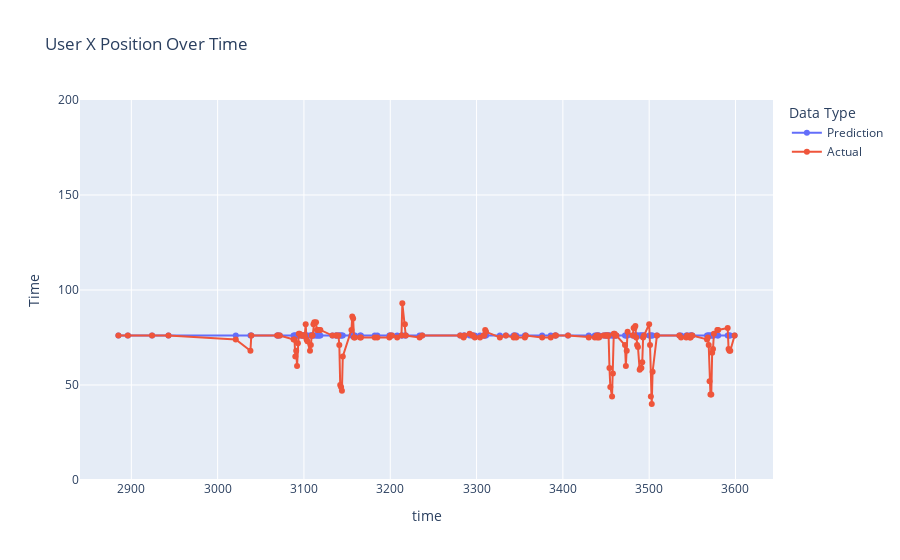
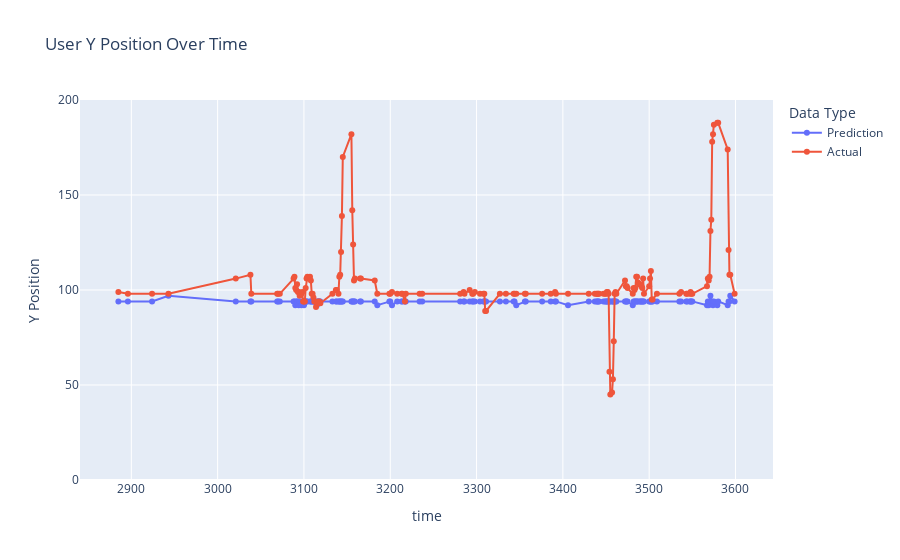

Notebook code cell kept with these figures, in order:
### Code cell
plot_xy_trajectory_submit(subsB, test_case)

### Figure 1 — Plotly figure (JSON) as saved in the notebook; plotly's stock layout.template omitted (floating-point values rounded to 4 significant figures; data arrays with more than 128 entries replaced by an {"elided": "..."} marker saying what was removed)
{"data": [{"hovertemplate": "Data Type=Prediction<br>time=%{x}<br>Time=%{y}<extra></extra>", "legendgroup": "Prediction", "line": {"color": "#636efa", "dash": "solid"}, "marker": {"symbol": "circle"}, "mode": "lines+markers", "name": "Prediction", "orientation": "v", "showlegend": true, "type": "scatter", "x": {"elided": "157 int values"}, "xaxis": "x", "y": {"elided": "157 int values"}, "yaxis": "y"}, {"hovertemplate": "Data Type=Actual<br>time=%{x}<br>Time=%{y}<extra></extra>", "legendgroup": "Actual", "line": {"color": "#EF553B", "dash": "solid"}, "marker": {"symbol": "circle"}, "mode": "lines+markers", "name": "Actual", "orientation": "v", "showlegend": true, "type": "scatter", "x": {"elided": "157 int values"}, "xaxis": "x", "y": {"elided": "157 int values"}, "yaxis": "y"}], "layout": {"legend": {"title": {"text": "Data Type"}, "tracegroupgap": 0}, "title": {"text": "User X Position Over Time"}, "xaxis": {"anchor": "y", "domain": [0, 1], "title": {"text": "time"}}, "yaxis": {"anchor": "x", "domain": [0, 1], "range": [0, 200], "title": {"text": "Time"}}}}

### Figure 2 — Plotly figure (JSON) as saved in the notebook; plotly's stock layout.template omitted (floating-point values rounded to 4 significant figures; data arrays with more than 128 entries replaced by an {"elided": "..."} marker saying what was removed)
{"data": [{"hovertemplate": "Data Type=Prediction<br>time=%{x}<br>Y Position=%{y}<extra></extra>", "legendgroup": "Prediction", "line": {"color": "#636efa", "dash": "solid"}, "marker": {"symbol": "circle"}, "mode": "lines+markers", "name": "Prediction", "orientation": "v", "showlegend": true, "type": "scatter", "x": {"elided": "157 int values"}, "xaxis": "x", "y": {"elided": "157 int values"}, "yaxis": "y"}, {"hovertemplate": "Data Type=Actual<br>time=%{x}<br>Y Position=%{y}<extra></extra>", "legendgroup": "Actual", "line": {"color": "#EF553B", "dash": "solid"}, "marker": {"symbol": "circle"}, "mode": "lines+markers", "name": "Actual", "orientation": "v", "showlegend": true, "type": "scatter", "x": {"elided": "157 int values"}, "xaxis": "x", "y": {"elided": "157 int values"}, "yaxis": "y"}], "layout": {"legend": {"title": {"text": "Data Type"}, "tracegroupgap": 0}, "title": {"text": "User Y Position Over Time"}, "xaxis": {"anchor": "y", "domain": [0, 1], "title": {"text": "time"}}, "yaxis": {"anchor": "x", "domain": [0, 1], "range": [0, 200], "title": {"text": "Y Position"}}}}
